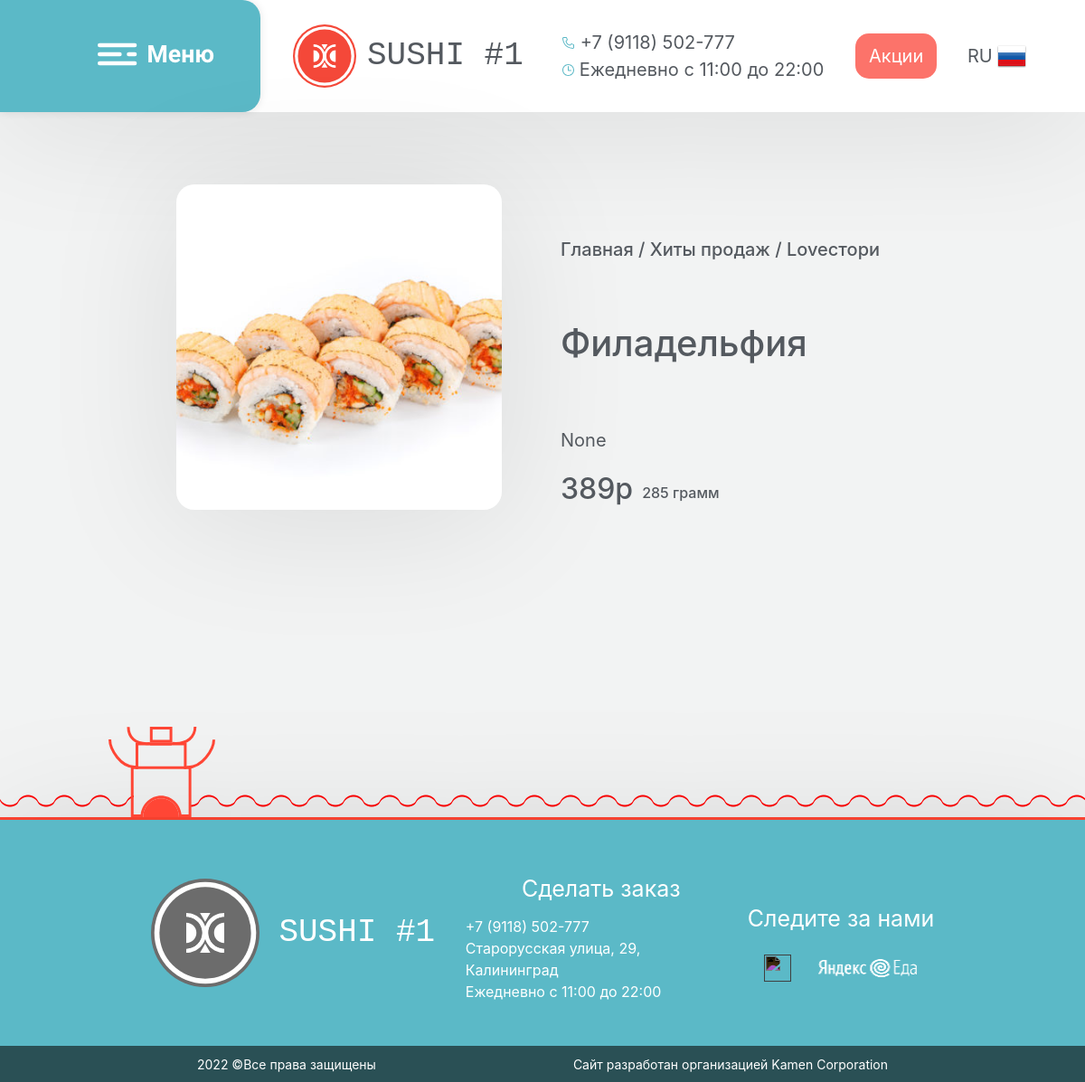
The page /meal/1 on the database its author committed.
### index.py (models this page shows)
class Food(db.Model):
    id = db.Column(db.Integer, primary_key=True)
    name = db.Column(db.String, nullable=False)
    price = db.Column(db.String, nullable=False)
    weight = db.Column(db.String, nullable=False)
    description = db.Column(db.String, nullable=False)
    filename = db.Column(db.String, default="-1.png")

### index.py (the view)
@app.route("/meal/<int:food_id>")
def show_meal(food_id):
    food = db.session.query(Food).filter_by(id=food_id).first_or_404()
    return render_template("meal.html", food=food)

### templates/meal.html (shortened to what this page needs)
{% extends 'base.html' %}
{% block body %}
<main>
<div class="food-window">
    <div class="main-frame for-food-image" style="align-items: center; display: flex; flex-direction: column; justify-content: flex-start;">
        <img class="food-image" src="../static/media/food/{{ food.filename }}">
    </div>
    <div class="main-frame description-frame">
        <span style="margin-top: 3em;"> <h5>Главная / Хиты продаж / Loveстори</h5> </span>
        <span style="margin-top: 3em;"> <h1> {{ food.name }} </h1> </span>
        <span style="margin-top: 3em;"> {{ food.description }} </span>
        <div style="margin-top: 1em; margin-left: 0em; display: flex; flex-direction: raw;">
            <span style="margin-right: 10px "> <h2> {{ food.price }}р </h2> </span>
            <span style="display: flex; align-items: flex-end; margin-bottom: 5px;"> <h6 >{{ food.weight }} грамм </h6> </span>
        </div>
    </div>
</div>
</main>
{% endblock %}

### static/css/style.css (style rules this page uses)
html { height: 100%; width: 100%; }
body { background-color: #f2f3f3; color: #54595F; margin: 0; padding: 0; width: 100%; height: 100%; font-size: 20px !important; }
main { width: 65%; margin-left: auto; margin-right: auto; }

### templates/meal.html (style rules this page uses)
main { width: 75%; }
.food-window { margin: 0 0em; display: flex; flex-direction: raw; align-items: center; justify-content: space-around; }
.main-frame { width: 32em; height: 500px; margin: 2em 1em;  }
.food-image { width: 30vw; height: 30vw; border-radius: 20px; background-size: contain; background-repeat: no-repeat; box-shadow: 0 10px 150px rgba(0,0,0,0.1); }
.description-frame { display: flex; flex-direction: column; }

### rows shown on the page
Food: filename (picture), name "Филадельфия", description "None", price "389", weight "285"
